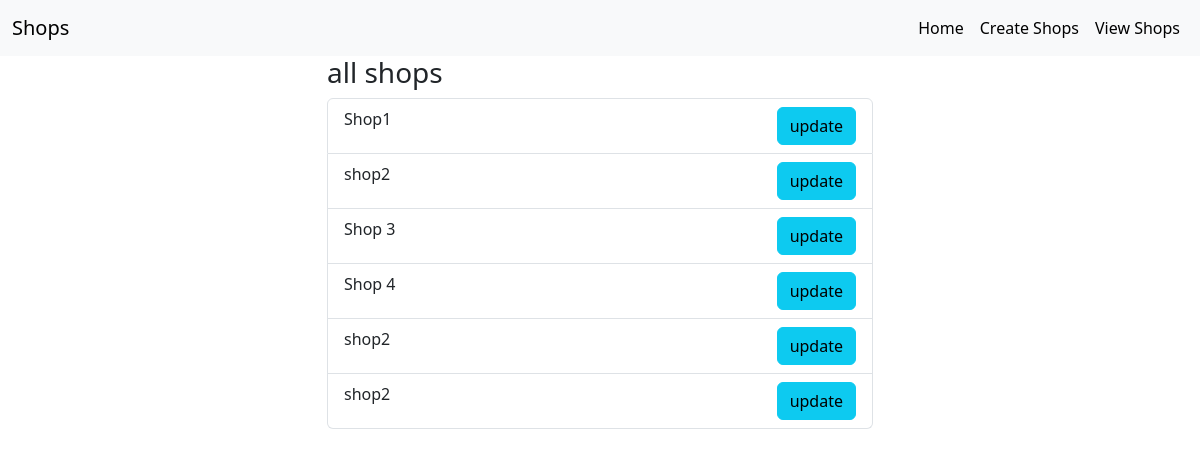
Before: / with the older database file.
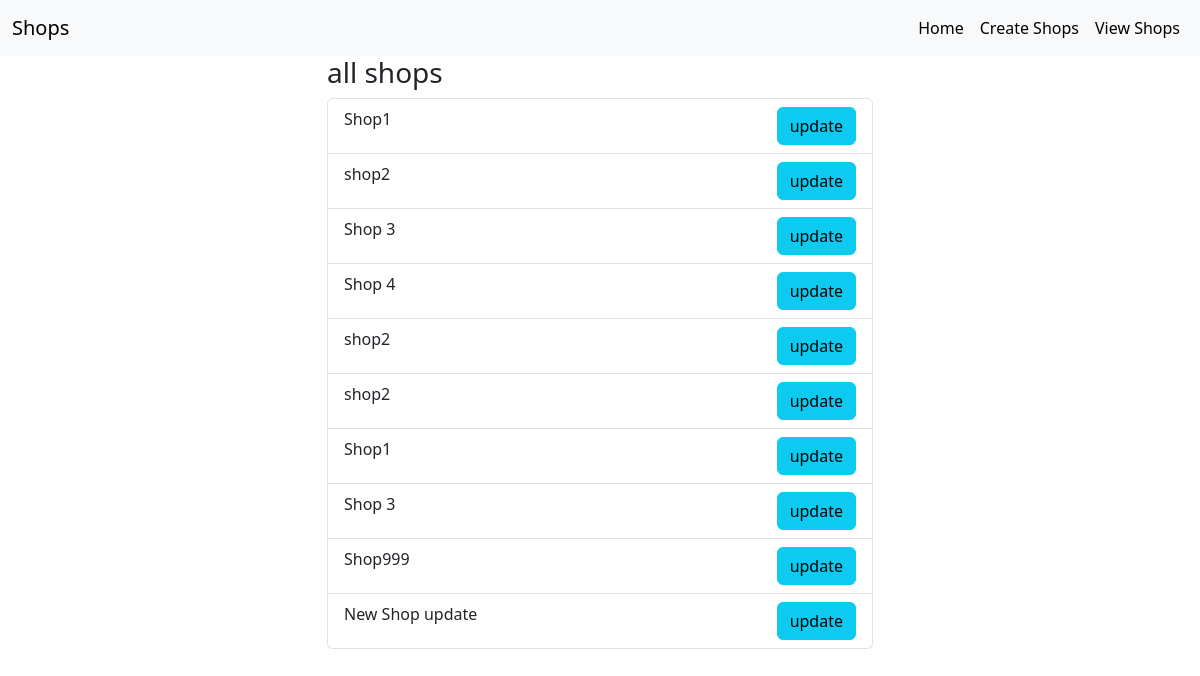
After: the same page with the newer database file.
### shop/models.py (models this page shows, shortened)
class Shop(models.Model):
  shop_name = models.CharField(max_length=255)
  latitude = models.DecimalField(max_digits=9, decimal_places=6)
  longitude = models.DecimalField(max_digits=9, decimal_places=6)

### shop/views.py (the view)
# urls.py: path("", shop_list, name="shop_list" ),
def shop_list(request):
	queryset = Shop.objects.all()
	return render(request, 'shop_list.html',{'shops': queryset})

### templates/shop_list.html
{% extends 'base.html' %}
  {% block content %}
  <h3> all shops</h3>
  <ul class="list-group">
      {% for shop in shops %}
      <li class="list-group-item">{{ shop.shop_name }}<a href="{% url 'shop:update_shop' pk=shop.pk %}" class=" btn btn-info float-end">update</a></li>
      {% endfor %}
  </ul>
  {% endblock content %}

### templates/base.html (shortened to what this page needs)
<!doctype html>
<html lang="en">
  <head>
    <link href="https://cdn.jsdelivr.net/npm/bootstrap@5.3.0-alpha3/dist/css/bootstrap.min.css" rel="stylesheet">
  </head>
  <body>
    <nav class="navbar navbar-expand-lg bg-body-tertiary">
      <div class="container-fluid">
        <a class="navbar-brand" href="/">Shops</a>
        <div class="collapse navbar-collapse" id="navbarSupportedContent">
          <ul class="navbar-nav ms-auto mb-2 mb-lg-0">
            <li class="nav-item">
              <a class="nav-link active" aria-current="page" href="/">Home</a>
            </li>
            <li class="nav-item">
              <a class="nav-link active" href="{% url 'shop:create_shop' %}">Create Shops</a>
            </li>
            <li class="nav-item">
              <a class="nav-link active" href="{% url 'shop:show_nearby_shop' %}">View Shops</a>
            </li>
            </ul>
        </div>
      </div>
    </nav>
    <div class="container">
      <div class="row">
        <div class="col-md-6 mx-auto">
        {% block content %}
        {% endblock content %}
        </div>
      </div>
    </div>
  </body>
</html>

Changed rows visible on the page:
added Shop: shop_name "Shop1"
added Shop: shop_name "Shop 3"
added Shop: shop_name "Shop999"
added Shop: shop_name "New Shop update"
